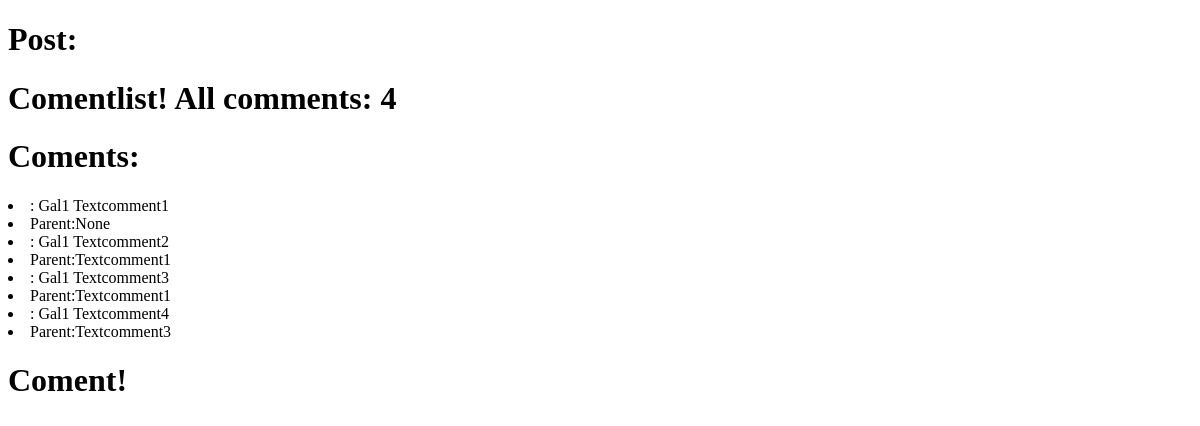
The app's page /newcabspk/3/, older data.
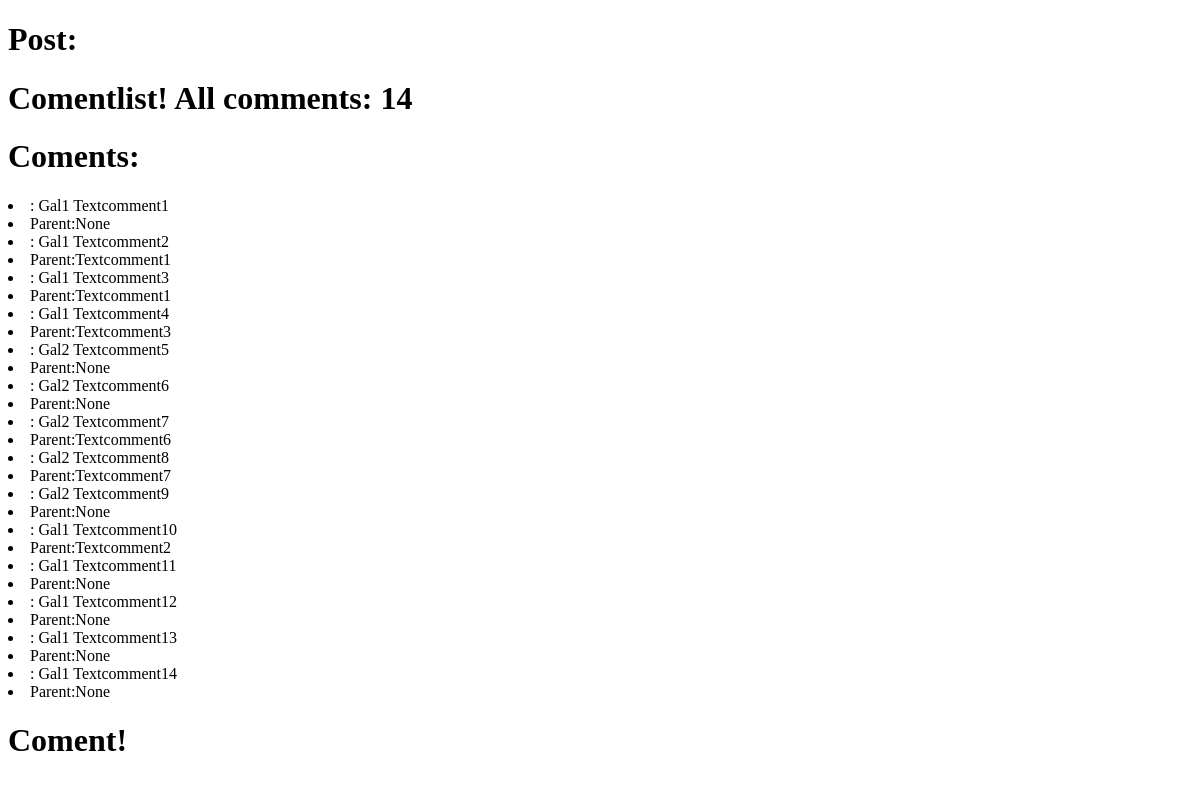
The same page, newer data.
### appcoment/models.py (models this page shows, shortened)
class CommentAbs(MPTTModel):
    textcomment = models.CharField(max_length=100)
    likecom = models.CharField(max_length=1, default='+')
    parent = models.ForeignKey('self', blank=True, null=True, verbose_name="parent", related_name='child', db_index=True)
    class Meta:
        abstract = True

@python_2_unicode_compatible
class CommentList(CommentAbs):
    autor = models.ForeignKey(User)
    textcom = models.ForeignKey(PostModel, related_name='postnuber')
    def __str__(self):
        return self.textcomment

@python_2_unicode_compatible
class PostModel(models.Model):
    title = models.CharField(max_length=200)
    conten = models.TextField()
    timecreated = models.DateTimeField(verbose_name='Data Created', auto_now_add=True)
    def __str__(self):
        return self.title

### appcoment/views.py (the view)
# urls.py: url(r'^newcabspk/(?P<pk>[0-9]+)/$', newcabspk),
def newcabspk(request, pk):
    post = PostModel.objects.filter(pk=pk)
    comls = CommentList.objects.select_related('textcom').filter(textcom=pk)
    allcom = CommentList.objects.all()
    return render_to_response('postcom.html', {'comls': comls, 'post': post, 'allcom': allcom})

### appcoment/templates/postcom.html (shortened to what this page needs)
<!DOCTYPE html>
<html lang="en">
<head>
</head>
<body>
<h1>Post:</h1>
<h1>Comentlist! All comments: {{ allcom.count }} </h1>
<h1>Coments:</h1>
{% for comlss in allcom %}
    <li>{{ comlss.comtopost_id }}: {{ comlss.comtopost }} {{ comlss.textcom }} {{ comlss.textcomment }}</li>
    <li> Parent:{{ comlss.parent }} </li>
{% endfor %}
<h1>Coment!</h1>
</body>
</html>

Row changes from the older to the newer data that the page shows:
added CommentList: textcom "Gal2", textcomment "Textcomment5", parent "None"
added CommentList: textcom "Gal2", textcomment "Textcomment6", parent "None"
added CommentList: textcom "Gal2", textcomment "Textcomment7", parent "Textcomment6"
added CommentList: textcom "Gal2", textcomment "Textcomment8", parent "Textcomment7"
added CommentList: textcom "Gal2", textcomment "Textcomment9", parent "None"
added CommentList: textcom "Gal1", textcomment "Textcomment10", parent "Textcomment2"
added CommentList: textcom "Gal1", textcomment "Textcomment11", parent "None"
added CommentList: textcom "Gal1", textcomment "Textcomment12", parent "None"
added CommentList: textcom "Gal1", textcomment "Textcomment13", parent "None"
added CommentList: textcom "Gal1", textcomment "Textcomment14", parent "None"
Text that changed along with them:
{{ allcom.count }}: "4" → "14"
